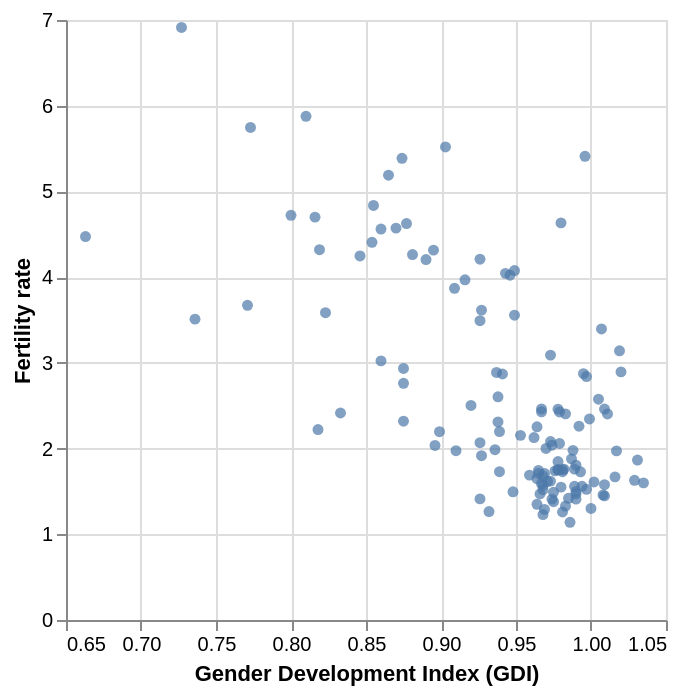

This figure's notebook cell:
### Markdown cell above
We again observe a negative relationship, thought it does not appear strictly linear. This suggests that as GDI increases, fertility rates tend to decrease, but the pattern may be more complex than a simple linear trend.

### Code cell
base = alt.Chart(data)
    
scatter_gdi = base.mark_circle().encode( 
    x = alt.X("gdi:Q",
              scale = alt.Scale(zero = False),
              title = "Gender Development Index (GDI)"), 
    y = alt.Y("fertility_total:Q",
              title = "Fertility rate")
).properties(
    width = 300,
    height = 300)

scatter_gdi

### Figure 1 — Vega-Lite specification as saved in the notebook (floating-point values rounded to 4 significant figures; data arrays with more than 128 entries replaced by an {"elided": "..."} marker saying what was removed)
{"$schema": "https://vega.github.io/schema/vega-lite/v5.20.1.json", "config": {"view": {"continuousHeight": 300, "continuousWidth": 300}}, "data": {"name": "data-accef6edfcc22ad026ad416e1ee30720"}, "datasets": {"data-accef6edfcc22ad026ad416e1ee30720": {"elided": "129 records"}}, "encoding": {"x": {"field": "gdi", "scale": {"zero": false}, "title": "Gender Development Index (GDI)", "type": "quantitative"}, "y": {"field": "fertility_total", "title": "Fertility rate", "type": "quantitative"}}, "height": 300, "mark": {"type": "circle"}, "width": 300}
